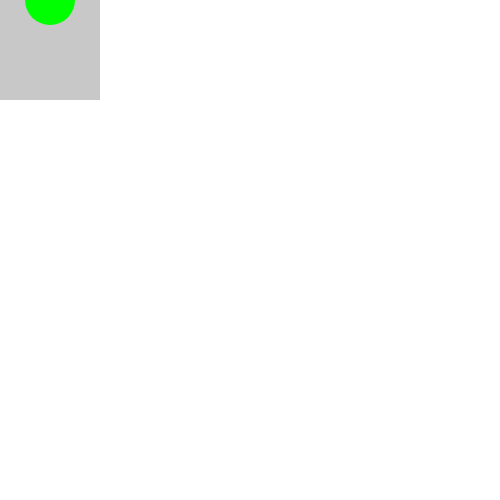
Frame 1 (no input)
Frame 60 (no input): identical to frame 1, image omitted
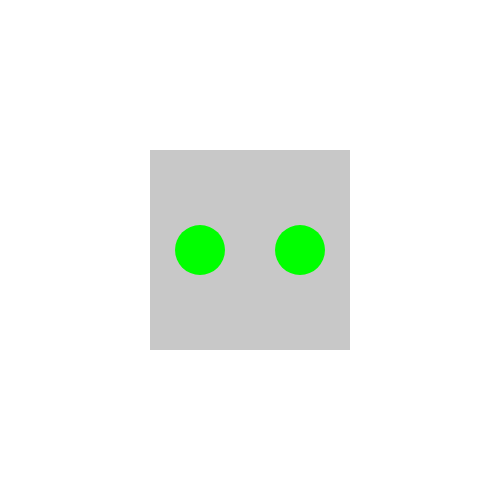
Frame 120 (the mouse pressed at the canvas centre since frame 60)

The p5.js sketch that drew these frames (run headless with seeded random() and noise() and a simulated clock; from frame 60 on, the mouse is pressed at the canvas centre):

// p5.js sketch
// ── sketch.js
function setup() {
  createCanvas(500, 500);
}

function draw() {
  background(255);
  drawRoboto(mouseX, mouseY);
}

//自作関数 引数　argument
function drawRoboto(x, y) {
  // 輪郭
  noStroke();
  fill(200); //塗り
  rectMode(CENTER);
  rect(x, y, 200, 200); //長方形
  // 目
  fill(0, 255, 0);
  ellipse(x - 50, y, 50, 50); //左目
  ellipse(x + 50, y, 50, 50); //右目
}
